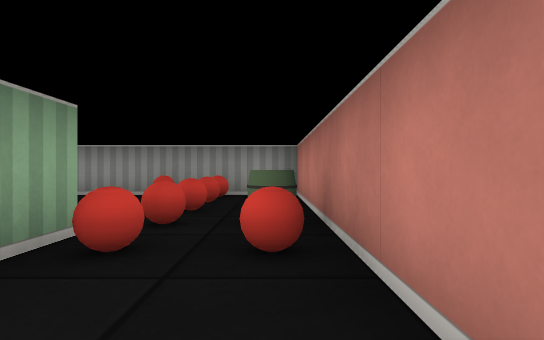
View 1 (above)

12 first-person views from a walk through a cub3D ray-caster map. The camera is about half as high as the walls, looks level and sees 80° across. The floor is counted in squares. Each view is taken from the middle of a square. On the plan, view 1 faces up. The plan holds only what a view shows up to about 9 squares ahead; the rest is blank.

View 2
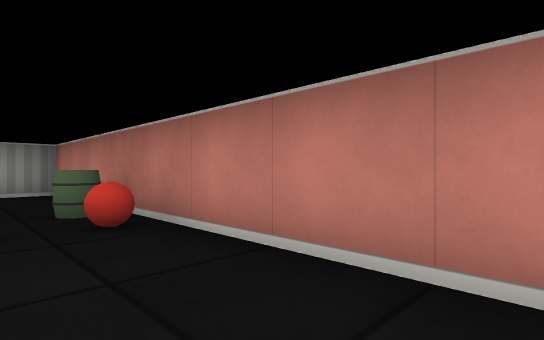

View 3
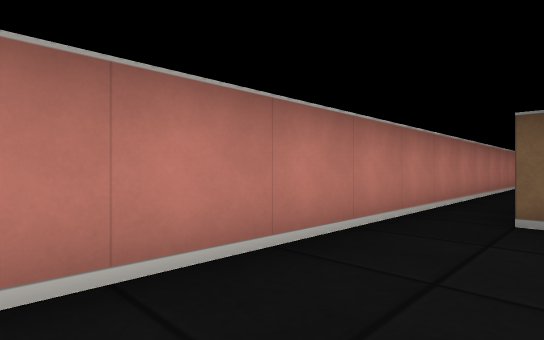

View 4
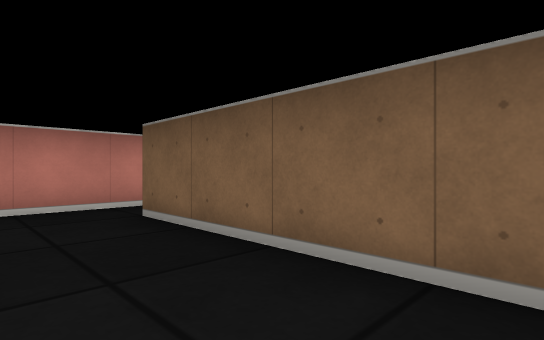

View 5
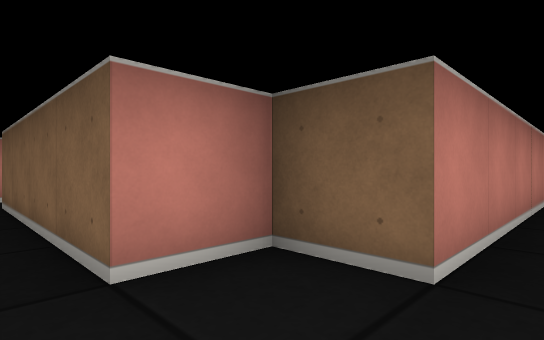

View 6
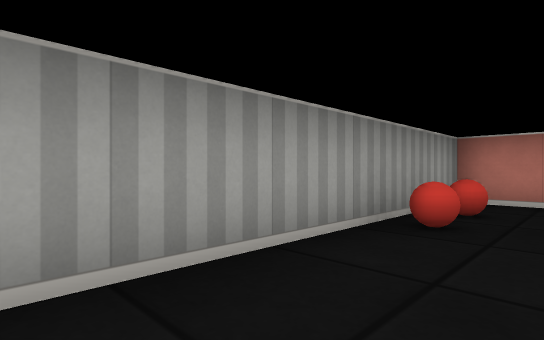

View 7
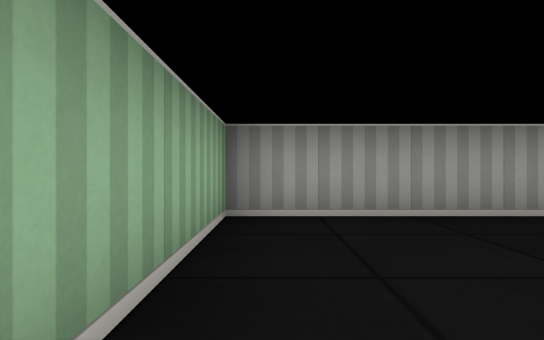

View 8
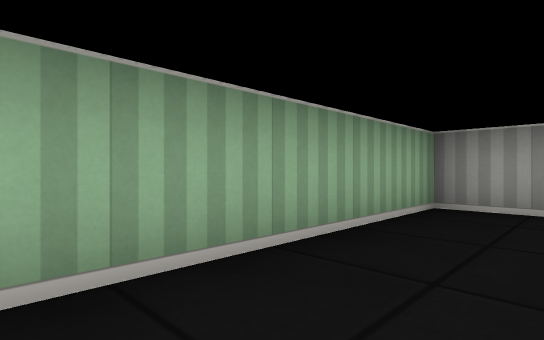

View 9
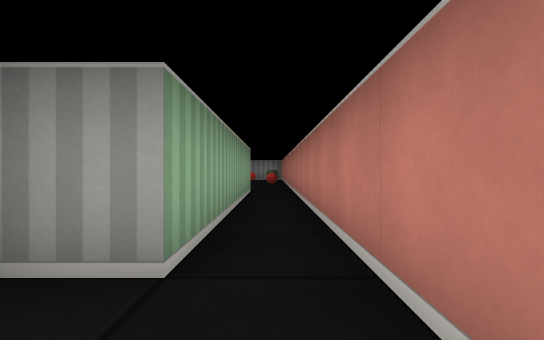

View 10
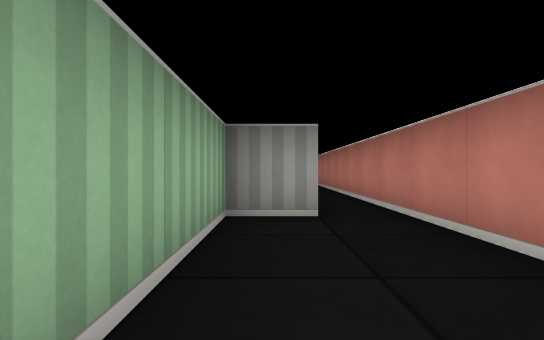

View 11
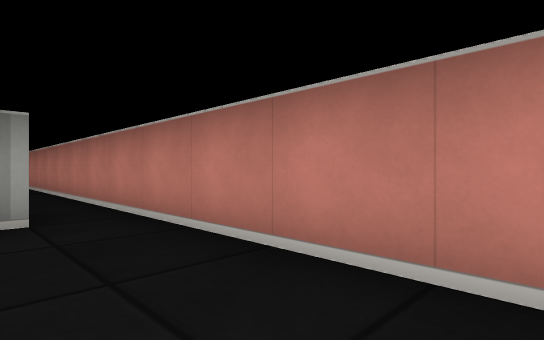

View 12
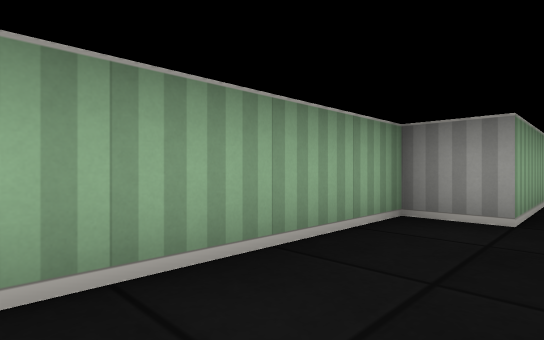

### Floor plan
Points are (right, up) in squares from view 1. A wall is a line through its corners. A room is listed if a view was taken in it or the views show most of it. See-through windows are left out.
Room 1 (views 1, 2, 3, 4, 5, 6, 7, 8)
walls: (-1.5, 2.5) (-1.5, 1.8); (-5.5, -7.6) (-5.5, -3.5) (-4.5, -3.5) (-4.5, -2.5) (-0.5, -2.5) (-0.5, -8.5); (0.5, -8.4) (0.5, 6.5) (-6.5, 6.5) (-6.5, 2.1)
ways out: opening at (0, -9) to room 2
objects: ball (-2, 6); ball (-1, 2); ball (-1, 3); ball (-1, 4); ball (-1, 5); ball (-1, 6); ball (0, 2); barrel (0, 3)
Room 2 (views 9, 10, 11, 12)
walls: (0.5, -11.9) (0.5, -8.4); (-0.5, -8.5) (-1.5, -8.5) (-1.5, -11.9)
ways out: opening at (0, -9) to room 1

Where each view was taken, in squares from view 1:
view 1: 0 up, 0 right, facing up
view 2: 1 down, 1 left, facing up-right
view 3: 1 up, 1 left, facing down-right
view 4: 1 down, 4 left, facing down-right
view 5: 2 down, 6 left, facing down-right
view 6: 5 up, 5 left, facing up-right
view 7: 3 up, 6 left, facing up
view 8: 2 up, 5 left, facing up-left
view 9: 10 down, 0 right, facing up
view 10: 12 down, 1 left, facing up
view 11: 12 down, 1 left, facing up-right
view 12: 12 down, 0 right, facing up-left
